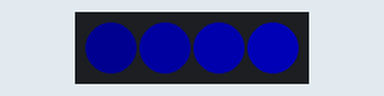
The sketch below on a simulated Arduino Uno, built with avr-gcc and run on an emulated ATmega328P. On the bench: 4 RGB LEDs in strip order, left to right. Dim RGB values are drawn brighter than linear; random numbers use the default seed unless the sketch sets one.

Above: at 0.2 s.
At 4.9 s:
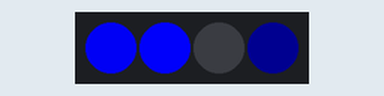
At 6.2 s:
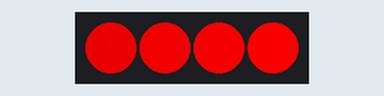
At 8.44 s:
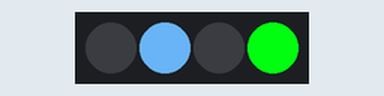
At 10.76 s:
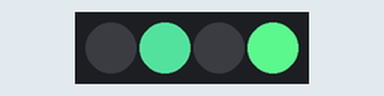
At 15.4 s:
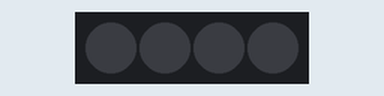
Timing chart, 0 to 16.9 s (numbered marks = the images above):
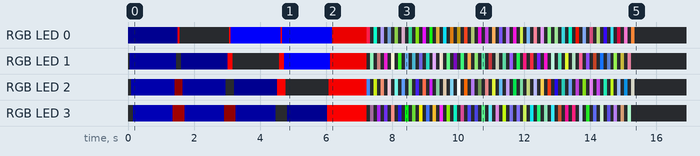

The sketch:

ColorLoopTest.ino
```cpp
// (licence header left out)
#include "MeOrion.h"

//Per indicar a quin port està connectat la tira de led. En aquest cas al port 5.
MeRGBLed led(PORT_5);

/* Aquesta variable s'utilitza per la funció aleatori
 *  Per saber quan un numero és parell o imparell.
 *  S'utilitza per saber quan s'ha d'il·luminar.

*/

int num=0;


void setup() {

  //Crido la funció apagarLlums() per apagar tots els llums de la tira de led;
  apagarLlums();

  //Crido la funció inici() per recorrer 4 cops la matriu de led;
  inici();
}

void loop() {

 //crido la funció aleatori per fer l'efecte intermitent n vegades.
aleatori();


//apago els llums;
apagarLlums();

//faig una pausa de 5 minuts.
delay(300000);
}


/*El que es fa amb aquesta funció és un bucle que es repeteix cont vegades
 * i al seu interior hi ha dos bucles, un que va al incrementat i l'altre que va decrementant.
 * Amb això s'aconsegueix un efecte visual amb que la llum va de banda a banda.
 * Quan cont = 4, es fa una pausa de 1 segon i s'apaguen els llums.

*/
void inici() {
  float color=0;

  //Serveix per contar quants cops s'ha d'executar.
  int cont=0;
  while (cont!=4) {

    for (int i=0; i < 15; i++) {
      color=color+16.5;
      led.setColorAt(i, 0, 0, color);
      led.show();
      delay(50);
    }


    for (int i = 15; i >=0; i--) {
      color=color-16.5;
      led.setColorAt(i, color, 0, 0);
      led.show();
      delay(50);

    }


cont++;
  }
  delay(1000);

}

// recorro un bucle per apagar tots els llums de la matriu.
void apagarLlums(){
 for (int i=0; i<15; i++){
  led.setColorAt(i,0,0,0);
  led.show();
 }
}


/* Amb aquesta funció s'agafa un número random entre 1 i 100
 *  i es repeteix el bucle random vegades.
 *
 *  Amb aquest bucle el que s'aconsegueix és un efecte visual parpadejant amb colors aleatoris
 *  i fent un efecte amb que s'encen una si, una no.
*/


void aleatori(){
int vegades= random(1,100);
while(vegades!=0){

  for (int i=0; i<15; i++){
    if(i%2==num){
    led.setColorAt(i, random(0,254), random(0,254), random(0,254));
    }else{
      led.setColorAt(i,0,0,0);
    }
    led.show();
 }

  delay(100);

  //Amb aquesta condicio el que s'aconsegueix es que cada cop s'encengui una llum diferent.
  //Quan num=0 s’encendran els led parell, quan val 1 s’encendran els imparells.
  if(num==0){
    num=1;
  }else{
    num=0;
  }

vegades--;}


}
```

Measured:
- by itself, RGB LED 2: off → RGB(0, 0, 49) at 0.10 s, → RGB(16, 0, 0) 1.3 s later, → RGB(0, 0, 33) 0.25 s later, → off 1.3 s later, … (86 changes in this stretch)
- by itself, RGB LED 1: off → RGB(0, 0, 33) at 0.05 s, → off 1.4 s later, → RGB(0, 0, 16) 0.15 s later, → RGB(240, 0, 0) 1.4 s later, … (85 changes in this stretch)
